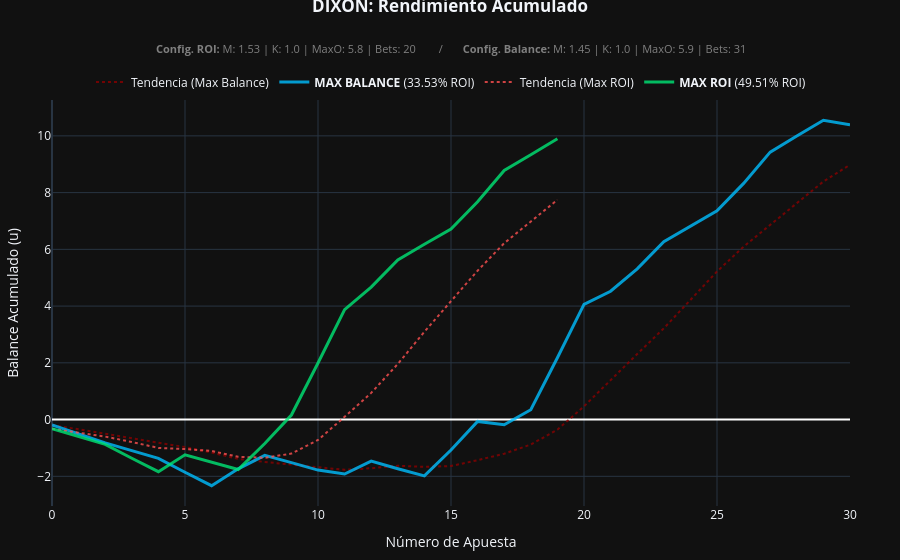

Here is the notebook cell this chart was saved with:
### Code cell
# --- VISUALIZACIÓN DE LA MEJOR ESTRATEGIA: MAHER (ROI vs BALANCE) ---

if 'best_history_maher' in locals() and not df_grid_maher_sorted.empty:
    # -------------------------------------------------------------------------
    # PREPARACIÓN DE DATOS: ESTRATEGIA MEJOR ROI
    # -------------------------------------------------------------------------
    df_viz_roi = best_history_maher.sort_values('Date').reset_index(drop=True)
    df_viz_roi['Balance_Cum'] = df_viz_roi['Ganancia'].cumsum()
    df_viz_roi['MA_Balance'] = df_viz_roi['Balance_Cum'].rolling(window=7, min_periods=1).mean()

    # Parámetros ROI
    roi_row = df_grid_maher_sorted.iloc[0]
    r_val, r_bal, r_bets = roi_row['ROI(%)'], roi_row['Balance'], int(roi_row['Apuestas'])
    r_marg, r_kelly, r_max_o = roi_row['Margen'], roi_row['Kelly'], roi_row['Max_Odd']

    # -------------------------------------------------------------------------
    # PREPARACIÓN DE DATOS: ESTRATEGIA MEJOR BALANCE (REGENERACIÓN VECTORIZADA)
    # -------------------------------------------------------------------------
    bal_row = df_grid_maher_sorted.sort_values(by='Balance', ascending=False).iloc[0]

    if (bal_row['Margen'] != r_marg) or (bal_row['Kelly'] != r_kelly) or (bal_row['Max_Odd'] != r_max_o):
        b_m, b_k, b_mo = bal_row['Margen'], bal_row['Kelly'], bal_row['Max_Odd']
        mask_bal = valid_mask_base & (odds_flat <= b_mo) & (probs_flat * odds_flat > b_m)
        df_viz_bal = pd.DataFrame({
            'Date': fechas_flat[mask_bal],
            'Ganancia': profit_base[mask_bal] * b_k * unit
        }).sort_values('Date').reset_index(drop=True)
    else:
        df_viz_bal = df_viz_roi.copy()

    df_viz_bal['Balance_Cum'] = df_viz_bal['Ganancia'].cumsum()
    df_viz_bal['MA_Balance'] = df_viz_bal['Balance_Cum'].rolling(window=7, min_periods=1).mean()

    b_val, b_bal_total, b_bets = bal_row['ROI(%)'], bal_row['Balance'], int(bal_row['Apuestas'])
    b_marg, b_kelly, b_max_o = bal_row['Margen'], bal_row['Kelly'], bal_row['Max_Odd']

    # -------------------------------------------------------------------------
    # DISEÑO DEL GRÁFICO (PLOTLY)
    # -------------------------------------------------------------------------
    fig = go.Figure()

    # Trazas de Balance
    fig.add_trace(go.Scatter(x=df_viz_bal.index, y=df_viz_bal['MA_Balance'], name='Tendencia (Max Balance)',
                             line=dict(color='rgba(139, 0, 0, 0.8)', width=2, dash='dot')))

    fig.add_trace(go.Scatter(x=df_viz_bal.index, y=df_viz_bal['Balance_Cum'],
                             name=f'<b>MAX BALANCE</b> ({b_val:.2f}% ROI)',
                             line=dict(color='rgba(0, 191, 255, 0.8)', width=3)))

    # Trazas de ROI
    fig.add_trace(go.Scatter(x=df_viz_roi.index, y=df_viz_roi['MA_Balance'], name='Tendencia (Max ROI)',
                             line=dict(color='rgba(255, 80, 80, 0.8)', width=2, dash='dot')))

    fig.add_trace(go.Scatter(x=df_viz_roi.index, y=df_viz_roi['Balance_Cum'],
                             name=f'<b>MAX ROI</b> ({r_val:.2f}% ROI)',
                             line=dict(color='rgba(0, 230, 118, 0.8)', width=3)))

    # Construcción del subtítulo con toda la información
    subtitle_text = (f"<b>Config. ROI:</b> M: {r_marg} | K: {r_kelly} | MaxO: {r_max_o} | Bets: {r_bets}  "
                     f"      /       "
                     f"<b>Config. Balance:</b> M: {b_marg} | K: {b_kelly} | MaxO: {b_max_o} | Bets: {b_bets}")

    fig.update_layout(
        template='plotly_dark',
        # Título pegado al borde superior
        title={'text': '<b>DIXON: Rendimiento Acumulado</b>', 'y': 1, 'x': 0.5, 'xanchor': 'center'},

        # Subtítulo (Anotación) con los parámetros técnicos
        annotations=[
            dict(
                text=subtitle_text,
                showarrow=False,
                xref="paper", yref="paper",
                x=0.5,
                y=1.15,
                font=dict(size=11, color="gray")
            )
        ],

        hovermode='x unified',
        xaxis=dict(title='Número de Apuesta'),
        yaxis=dict(title='Balance Acumulado (u)', zeroline=True, zerolinecolor='white'),

        # Leyenda horizontal entre el subtítulo y el gráfico
        legend=dict(
            orientation="h",
            yanchor="top",
            y=1.08,
            xanchor="center",
            x=0.5
        ),

        # Margen superior ajustado para eliminar el vacío
        margin=dict(t=100, b=50, l=50, r=50)
    )

    fig.show()
else:
    print("⚠️ No hay datos suficientes para graficar.")

### Figure 1 — Plotly figure (JSON) as saved in the notebook; plotly's stock layout.template omitted (floating-point values rounded to 4 significant figures)
{"data": [{"line": {"color": "rgba(139, 0, 0, 0.8)", "dash": "dot", "width": 2}, "name": "Tendencia (Max Balance)", "type": "scatter", "x": [0, 1, 2, 3, 4, 5, 6, 7, 8, 9, 10, 11, 12, 13, 14, 15, 16, 17, 18, 19, 20, 21, 22, 23, 24, 25, 26, 27, 28, 29, 30], "y": [-0.1881, -0.341, -0.5004, -0.6485, -0.7925, -0.9697, -1.164, -1.385, -1.495, -1.595, -1.693, -1.771, -1.715, -1.63, -1.665, -1.638, -1.431, -1.203, -0.8795, -0.3591, 0.4684, 1.398, 2.31, 3.216, 4.215, 5.218, 6.096, 6.862, 7.644, 8.392, 8.981]}, {"line": {"color": "rgba(0, 191, 255, 0.8)", "width": 3}, "name": "<b>MAX BALANCE</b> (33.53% ROI)", "type": "scatter", "x": [0, 1, 2, 3, 4, 5, 6, 7, 8, 9, 10, 11, 12, 13, 14, 15, 16, 17, 18, 19, 20, 21, 22, 23, 24, 25, 26, 27, 28, 29, 30], "y": [-0.1881, -0.4939, -0.8192, -1.093, -1.368, -1.856, -2.331, -1.737, -1.261, -1.517, -1.78, -1.918, -1.463, -1.732, -1.987, -1.071, -0.06575, -0.1834, 0.345, 2.18, 4.061, 4.523, 5.315, 6.274, 6.811, 7.363, 8.324, 9.428, 9.996, 10.55, 10.39]}, {"line": {"color": "rgba(255, 80, 80, 0.8)", "dash": "dot", "width": 2}, "name": "Tendencia (Max ROI)", "type": "scatter", "x": [0, 1, 2, 3, 4, 5, 6, 7, 8, 9, 10, 11, 12, 13, 14, 15, 16, 17, 18, 19], "y": [-0.3253, -0.4621, -0.5995, -0.7902, -0.9995, -1.04, -1.107, -1.312, -1.347, -1.199, -0.7195, 0.09656, 0.9409, 1.96, 3.094, 4.174, 5.248, 6.217, 6.997, 7.745]}, {"line": {"color": "rgba(0, 230, 118, 0.8)", "width": 3}, "name": "<b>MAX ROI</b> (49.51% ROI)", "type": "scatter", "x": [0, 1, 2, 3, 4, 5, 6, 7, 8, 9, 10, 11, 12, 13, 14, 15, 16, 17, 18, 19], "y": [-0.3253, -0.5988, -0.8745, -1.362, -1.837, -1.243, -1.506, -1.761, -0.845, 0.1599, 1.995, 3.876, 4.667, 5.627, 6.178, 6.715, 7.677, 8.781, 9.333, 9.902]}], "layout": {"annotations": [{"font": {"color": "gray", "size": 11}, "showarrow": false, "text": "<b>Config. ROI:</b> M: 1.53 | K: 1.0 | MaxO: 5.8 | Bets: 20        /       <b>Config. Balance:</b> M: 1.45 | K: 1.0 | MaxO: 5.9 | Bets: 31", "x": 0.5, "xref": "paper", "y": 1.15, "yref": "paper"}], "hovermode": "x unified", "legend": {"orientation": "h", "x": 0.5, "xanchor": "center", "y": 1.08, "yanchor": "top"}, "margin": {"b": 50, "l": 50, "r": 50, "t": 100}, "title": {"text": "<b>DIXON: Rendimiento Acumulado</b>", "x": 0.5, "xanchor": "center", "y": 1}, "xaxis": {"title": {"text": "Número de Apuesta"}}, "yaxis": {"title": {"text": "Balance Acumulado (u)"}, "zeroline": true, "zerolinecolor": "white"}}}
